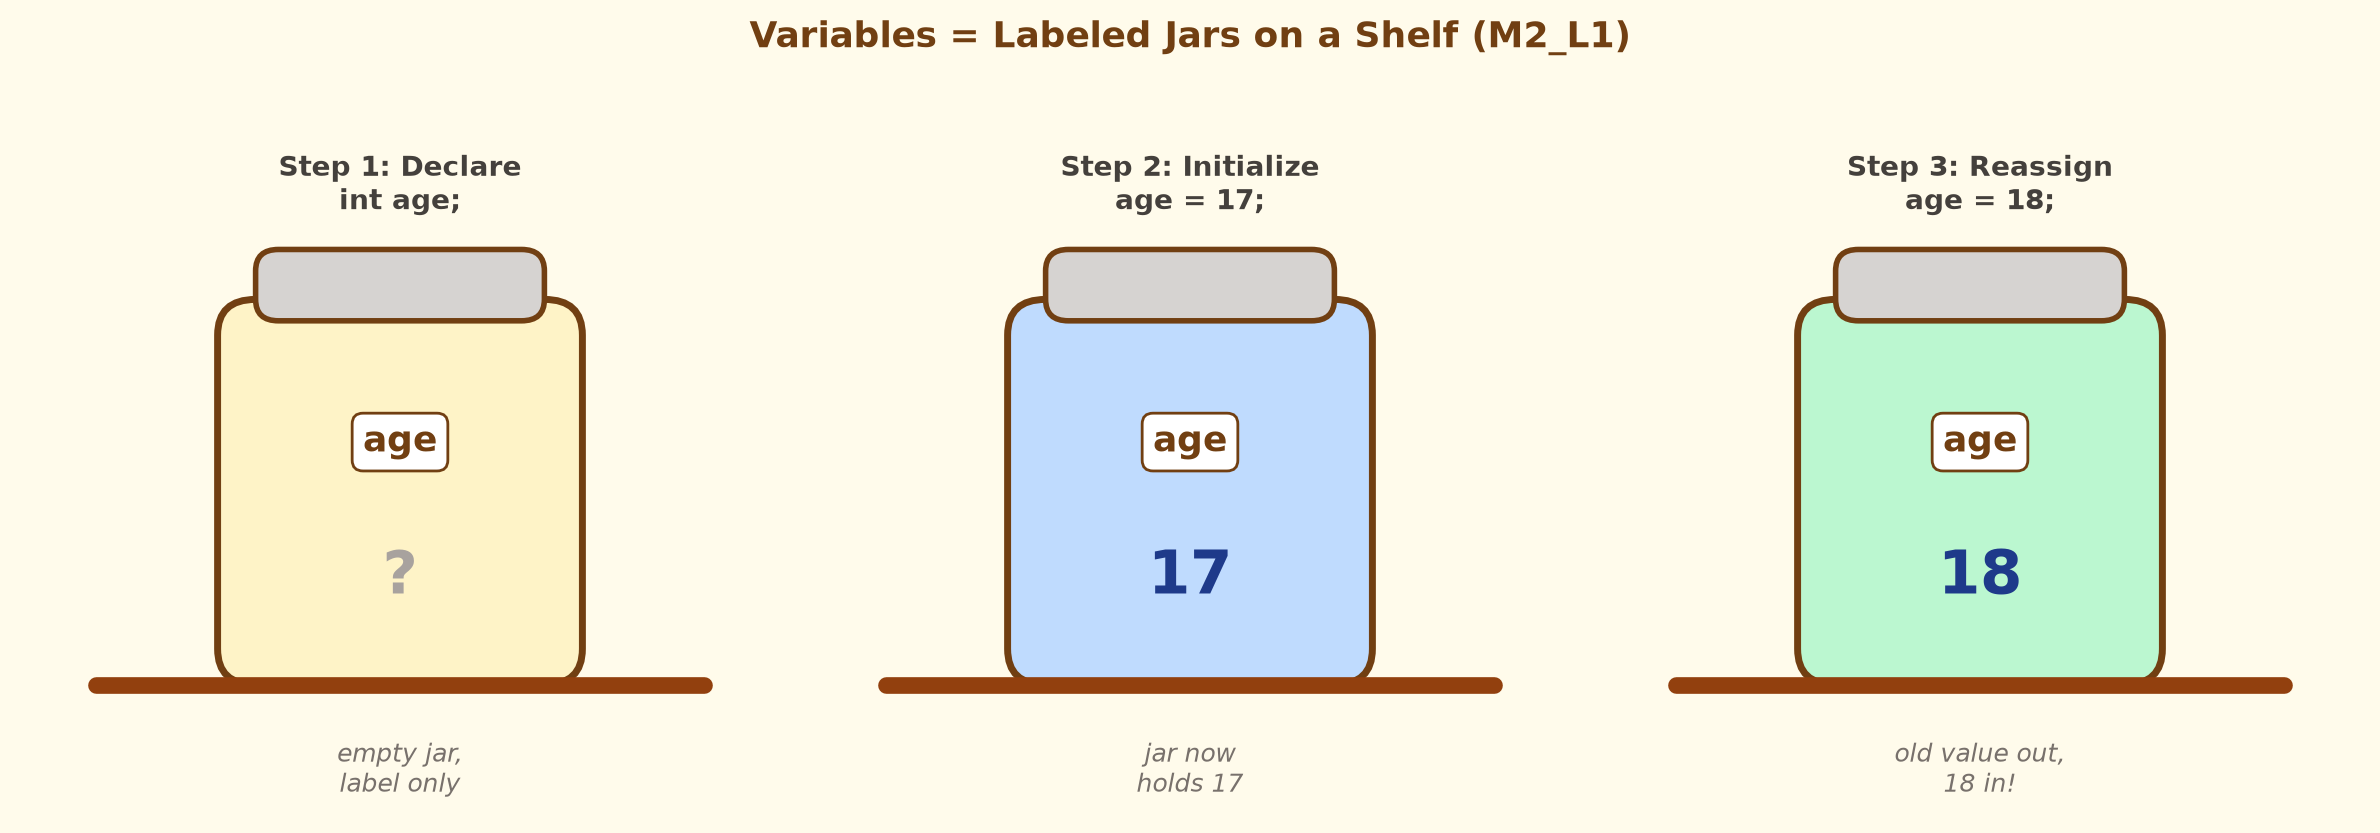

Generate this figure with Python:
"""M2_L1 Variables - labeled jars in memory (Python diagram)."""
import matplotlib.pyplot as plt
import matplotlib.patches as patches

fig, axes = plt.subplots(1, 3, figsize=(12, 4.2), facecolor='#fffbeb')
fig.suptitle("Variables = Labeled Jars on a Shelf (M2_L1)", fontsize=13, fontweight='bold', color='#713f12')

steps = [
    ("Step 1: Declare\nint age;", "?", "#fef3c7", "empty jar,\nlabel only"),
    ("Step 2: Initialize\nage = 17;", "17", "#bfdbfe", "jar now\nholds 17"),
    ("Step 3: Reassign\nage = 18;", "18", "#bbf7d0", "old value out,\n18 in!"),
]

for ax, (title, val, face, note) in zip(axes, steps):
    ax.set_facecolor('#fffbeb')
    # shelf
    ax.plot([0.1, 0.9], [0.18, 0.18], color='#92400e', lw=6, solid_capstyle='round')
    # jar body
    jar = patches.FancyBboxPatch((0.28, 0.2), 0.44, 0.5,
        boxstyle="round,pad=0.02,rounding_size=0.05",
        facecolor=face, edgecolor='#713f12', linewidth=2.5)
    ax.add_patch(jar)
    # lid
    lid = patches.FancyBboxPatch((0.32, 0.7), 0.36, 0.08,
        boxstyle="round,pad=0.01,rounding_size=0.03",
        facecolor='#d6d3d1', edgecolor='#713f12', linewidth=2)
    ax.add_patch(lid)
    # label
    ax.text(0.5, 0.52, "age", ha='center', va='center', fontsize=13,
            fontweight='bold', color='#713f12',
            bbox=dict(facecolor='white', edgecolor='#713f12', boxstyle='round,pad=0.3'))
    # value
    ax.text(0.5, 0.33, val, ha='center', va='center', fontsize=22, fontweight='bold',
            color='#1e3a8a' if val != "?" else '#a8a29e')
    ax.text(0.5, 0.88, title, ha='center', va='center', fontsize=10, fontweight='bold', color='#44403c')
    ax.text(0.5, 0.06, note, ha='center', va='center', fontsize=9, style='italic', color='#78716c')
    ax.set_xlim(0, 1); ax.set_ylim(0, 1); ax.axis('off')

plt.tight_layout()
out = "visuals/variable_memory.png"
plt.savefig(out, dpi=200, bbox_inches='tight', facecolor=fig.get_facecolor())
print(f"Saved to {out}")
